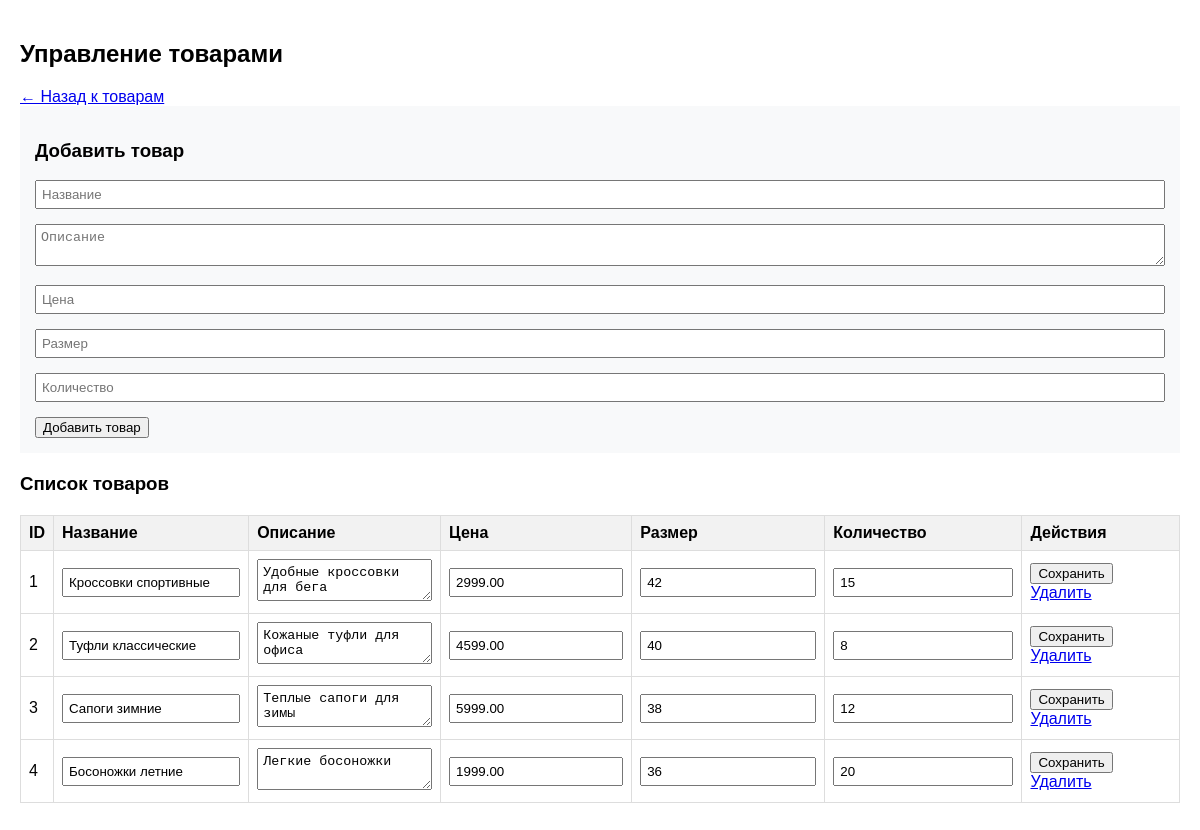
Page /obuv_shop/admin_products.php (signed in) on the committed database.
### tables this page shows
CREATE TABLE `products` (
  `id` int(11) NOT NULL,
  `name` varchar(255) NOT NULL,
  `description` text,
  `price` decimal(10,2) NOT NULL,
  `size` int(11) DEFAULT NULL,
  `quantity` int(11) DEFAULT '0',
  `image_path` varchar(255) DEFAULT NULL
);

### obuv_shop/admin_products.php (the view, shortened to what this page needs)
<?php
include 'config.php';
$products = $pdo->query("SELECT * FROM products ORDER BY id")->fetchAll();
?>
<!DOCTYPE html>
<html lang="ru">
<head>
</head>
<body>
    <h2>Управление товарами</h2>
    <a href="products.php">← Назад к товарам</a>
    <div class="add-form">
        <h3>Добавить товар</h3>
        <form method="POST">
            <div class="form-group">
                <input type="text" name="name" placeholder="Название" required>
            </div>
            <div class="form-group">
                <textarea name="description" placeholder="Описание" required></textarea>
            </div>
            <div class="form-group">
                <input type="number" name="price" placeholder="Цена" step="0.01" required>
            </div>
            <div class="form-group">
                <input type="number" name="size" placeholder="Размер" required>
            </div>
            <div class="form-group">
                <input type="number" name="quantity" placeholder="Количество" required>
            </div>
            <button type="submit">Добавить товар</button>
        </form>
    </div>
    <h3>Список товаров</h3>
    <table>
        <tr>
            <th>ID</th>
            <th>Название</th>
            <th>Описание</th>
            <th>Цена</th>
            <th>Размер</th>
            <th>Количество</th>
            <th>Действия</th>
        </tr>
        <?php foreach ($products as $product): ?>
        <tr>
            <form method="POST">
                <td><?= $product['id'] ?></td>
                <td><input type="text" name="name" value="<?= htmlspecialchars($product['name']) ?>" required></td>
                <td><textarea name="description" required><?= htmlspecialchars($product['description']) ?></textarea></td>
                <td><input type="number" name="price" value="<?= $product['price'] ?>" step="0.01" required></td>
                <td><input type="number" name="size" value="<?= $product['size'] ?>" required></td>
                <td><input type="number" name="quantity" value="<?= $product['quantity'] ?>" required></td>
                <td>
                    <button type="submit">Сохранить</button>
                    <a href="admin_products.php?delete=<?= $product['id'] ?>" onclick="return confirm('Удалить товар?')">Удалить</a>
                </td>
            </form>
        </tr>
        <?php endforeach; ?>
    </table>
</body>
</html>

### obuv_shop/admin_products.php (style rules this page uses)
body { font-family: Arial, sans-serif; max-width: 1200px; margin: 0 auto; padding: 20px; }
table { width: 100%; border-collapse: collapse; margin: 20px 0; }
th, td { border: 1px solid #ddd; padding: 8px; text-align: left; }
th { background-color: #f2f2f2; }
.form-group { margin-bottom: 15px; }
input, textarea { width: 100%; padding: 5px; box-sizing: border-box; }
.add-form { background: #f8f9fa; padding: 15px; margin-bottom: 20px; }

### rows in the picture
products: id "1", name "Кроссовки спортивные", description "Удобные кроссовки для бега", price "2999.00", size "42", quantity "15"
products: id "2", name "Туфли классические", description "Кожаные туфли для офиса", price "4599.00", size "40", quantity "8"
products: id "3", name "Сапоги зимние", description "Теплые сапоги для зимы", price "5999.00", size "38", quantity "12"
products: id "4", name "Босоножки летние", description "Легкие босоножки", price "1999.00", size "36", quantity "20"
